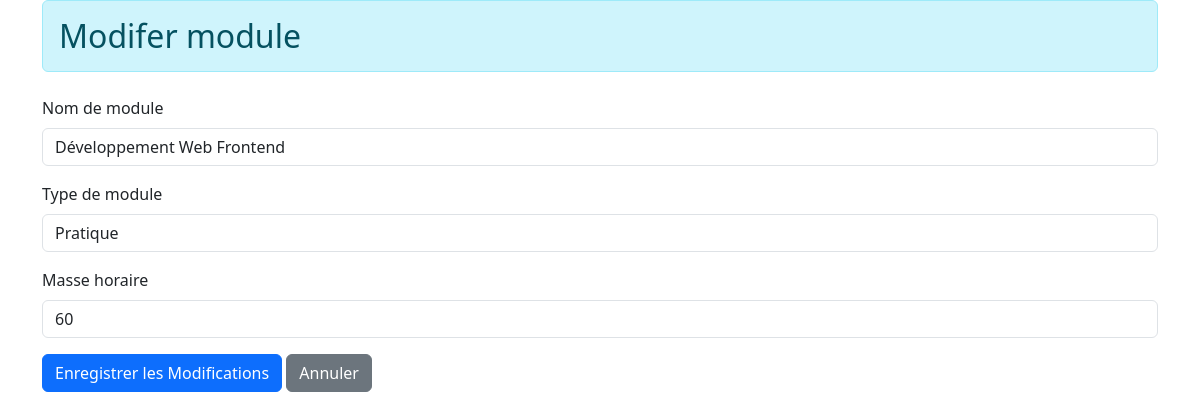
Screenshot of /admin/module/modifier.php?module=1 (signed in) with the database file from the repository.
### tables this page shows
CREATE TABLE module (
    id_module INT PRIMARY KEY AUTO_INCREMENT,
    nom_module VARCHAR(100) NOT NULL,
    type_module VARCHAR(50),
    masse_horraire_module INT NOT NULL
);

### admin/module/modifier.php (the view, shortened to what this page needs)
<!DOCTYPE html>
<html lang="en">
<head>
    <link href="https://cdn.jsdelivr.net/npm/bootstrap@5.3.0/dist/css/bootstrap.min.css" rel="stylesheet">
</head>
<body>
<?php
if(isset($_GET['module']))
    {
       $module = htmlspecialchars(trim($_GET['module']));
       if(empty($module))
        {
            header('location: list.php?module=false');
            exit();
        }
        else
        {
            require '../../connexion.php';
            $sql = 'SELECT * FROM module WHERE id_module = :m';
            $stmt = $pdo -> prepare($sql);
            $stmt -> execute([':m'=>$module]);
            $modules = $stmt -> fetch(PDO::FETCH_ASSOC);
            if (!$modules)
                {
                    header('location: list.php?module=false');
                    exit();
                }
            else
                {
                   ?>
<div class="container">
    <h2 class="mb-4 alert alert-info">Modifer module</h2>
    <form action="" method="post">
      <div class="mb-3">
        <label for="nom" class="form-label">Nom de module</label>
        <input type="text" class="form-control" id="nom" name="nom" value="<?= htmlspecialchars(trim($modules['nom_module'])) ?>">
      </div>
      <div class="mb-3">
        <label for="type" class="form-label">Type de module</label>
        <input type="text" class="form-control" name="type" id="type" value="<?= htmlspecialchars(trim($modules['type_module'])) ?>">
      </div>
      <div class="mb-3">
        <label for="masse" class="form-label">Masse horaire</label>
        <input type="number" class="form-control" id="masse" name="masse" value="<?= htmlspecialchars(trim($modules['masse_horraire_module'])) ?>">
      </div>
      <button type="submit" class="btn btn-primary">Enregistrer les Modifications</button>
      <a href="list.php" class="btn btn-secondary">Annuler</a>
    </form>
</div>
<?php
            }
        }
    }
else
    {
        header('location:list.php?access=false');
        exit();
    }
?>
</body>
</html>

### rows the page displays
module: nom "Développement Web Frontend", type "Pratique", masse "60"
